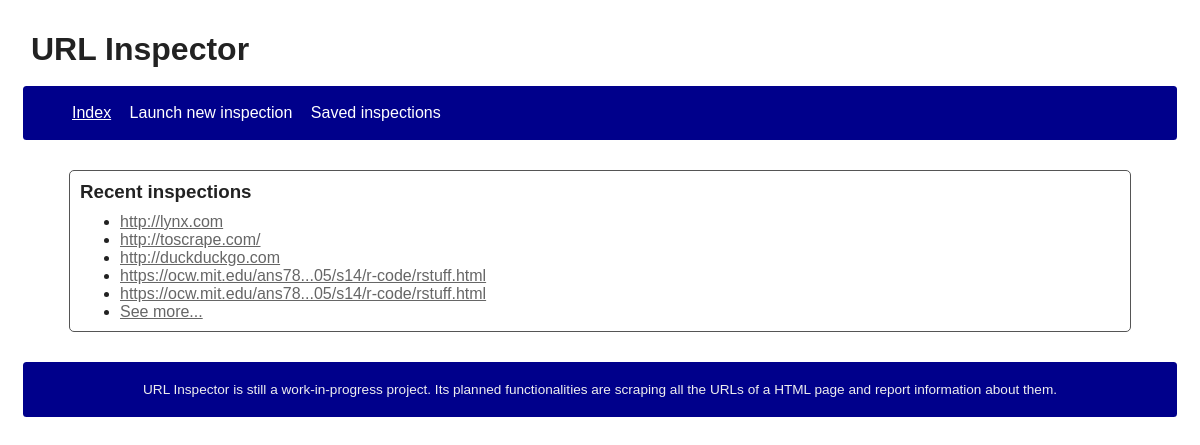
/index, run on the app's committed database.
### URLInspectorApp/models.py (models this page shows, shortened)
class Extraction(models.Model):
    STARTED = "started"
    TERMINATED = "terminated"
    CANCELLED = "cancelled"
    choices_status = (
        (STARTED, "Started"),
        (TERMINATED, "Terminated"),
        (CANCELLED, "Cancelled"),
    )
    url = models.URLField()
    start_date = models.DateTimeField(default=timezone.now)
    status = models.CharField(
        max_length=16,
        choices=choices_status,
        default=STARTED
    )

### URLInspectorApp/views.py (the view)
# urls.py: url(r"^index$", views.IndexView.as_view(), name="index"),
class IndexView(ListView):
    template_name = template_root + "/index.html"
    context_object_name = "extractions"
    def get_queryset(self):
        limit = 5
        return Extraction.objects.all().order_by("-start_date")[:limit]
    def get_context_data(self, **kwargs):
        context = super(IndexView, self).get_context_data(**kwargs)
        context["extractions_count"] = Extraction.objects.count()
        return context

### URLInspectorApp/context_processors.py (called while the page is built)
def global_app_context(request):
    return {
        "global": {
            "length_url_max": 50,
            "length_url_min": 30,
            "inspection_refresh": 7,
        }
    }

### URLInspectorApp/templatetags/ui_utils.py (called while the page is built)
@register.filter()
@stringfilter
def truncate_chars_middle(text, limit, sep="..."):
    if not text or limit < 0:
        return ""
    length = len(text)
    if length < limit:
        return text
    else:
        first_half = ceil(limit / 2)
        second_half = length - floor(limit / 2)
        return text[:first_half] + sep + text[second_half:]

### URLInspectorApp/templates/url_inspector/index.html
{% extends "url_inspector/base.html" %}
{% load ui_utils %}
{% block content %}
    <h3>Recent inspections</h3>
    {% if extractions %}
        <ul>
            {% for e in extractions %}
                <li>
                    <a
                            href="{% url 'url_inspector:inspection' e.id %}"
                            {% if e.url|length > global.length_url_max %} title="{{ e.url }}" {% endif %}
                    >
                        {{ e.url|truncate_chars_middle:global.length_url_max }}
                    </a>
                </li>
            {% endfor %}
            {% if extractions|length < extractions_count %}
                <li>
                    <a href="{% url 'url_inspector:inspections_saved' %}">See more...</a>
                </li>
            {% endif %}
        </ul>
    {% else %}
        <p>No recent inspections to display.</p>
    {% endif %}
{% endblock %}

### URLInspectorApp/static/url_inspector/style.css (style rules this page uses)
body { font-family: "Cantarell", "Liberation Sans"; color: #222; padding: 5px; }
body a { color: #666; }
main > * { margin: 10px; }

### data on the page
Extraction: url "http://lynx.com"
Extraction: url "http://toscrape.com/"
Extraction: url "http://duckduckgo.com"
Extraction: url "https://ocw.mit.edu/ans78...05/s14/r-code/rstuff.html"
Extraction: url "https://ocw.mit.edu/ans78...05/s14/r-code/rstuff.html"
